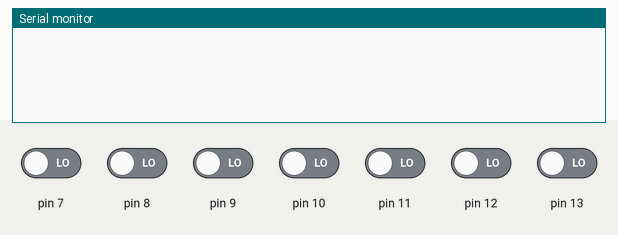
Simulated run of this sketch. Board: Arduino Uno, built with avr-gcc and run on an emulated ATmega328P. On the bench: the last lines printed to the serial monitor. The test bench sets the inputs (shaded band); at power-on: pin 7–13 LOW.

Above: at 1.2 s.
1.3 s: pin 7 driven HIGH
At 1.41 s:
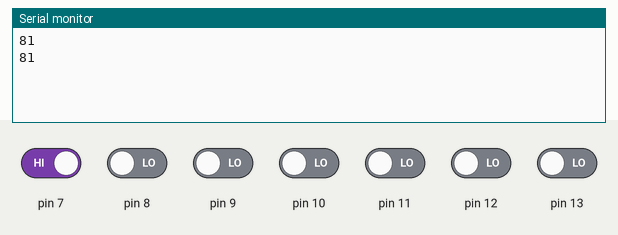
3.2 s: pin 8 driven HIGH
At 4.01 s:
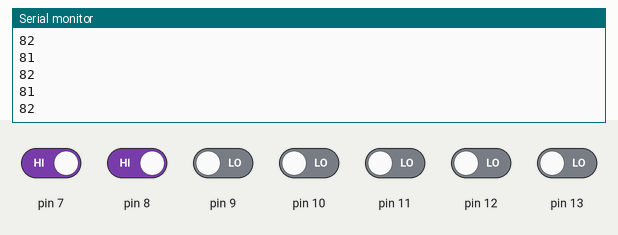
4.7 s: pin 9 driven HIGH
6.2 s: pin 10 driven HIGH
7.7 s: pin 11 driven HIGH
9.2 s: pin 12 driven HIGH
Timing chart, 0 to 11.7 s (numbered marks = the images above; inputs shaded):
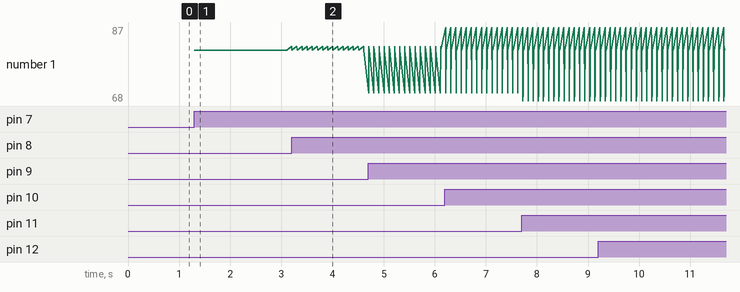

Measured:
- after the input at 1.3 s, the serial monitor: prints a new line at once (image 1)
- after the input at 3.2 s, the serial monitor: prints a new line at once (image 2)

The sketch:

arduinoCode.ino
```cpp
int w = 87;
int a = 65;
int s = 83;
int d = 68;
int f = 70;
int r = 82;
int q = 81;

void setup()
{
  Serial.begin(9600);
  for(int i = 7; i > 13; i++){
    pinMode(i, INPUT);
  }
}

void loop()
{
  if(digitalRead(10)){// W Pressed
  	Serial.println(w);
  }
  if(digitalRead(13)){// A Pressed
  	Serial.println(a);
  }
  if(digitalRead(12)){// S Pressed
  	Serial.println(s);
  }
  if(digitalRead(11)){// D Pressed
  	Serial.println(d);
  }
  if(digitalRead(9)){// F Pressed
  	Serial.println(f);
  }
  if(digitalRead(8)){// R Pressed
  	Serial.println(r);
  }
  if(digitalRead(7)){// Q Pressed
  	Serial.println(q);
  }
  delay(100);
}
```
